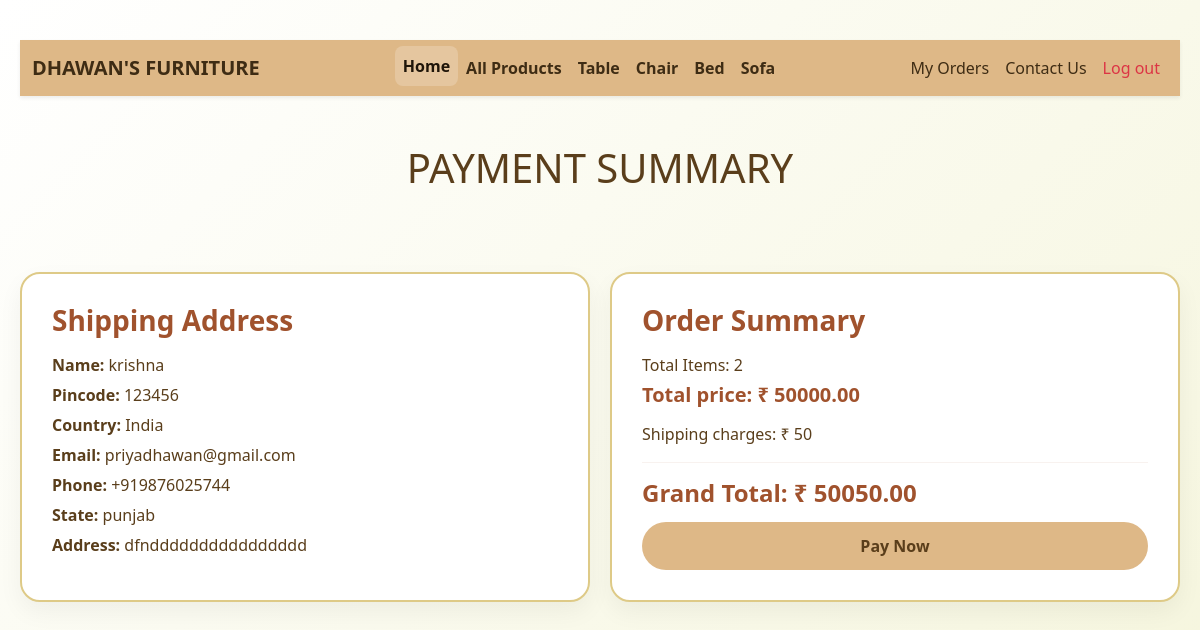
The page /check_out (signed in) on the database its author committed.
### myApp/models.py (models this page shows, shortened)
class category(models.Model):
    category=models.CharField(max_length=100,primary_key=True)

class ShippingAddress(models.Model):
    user = models.ForeignKey(userregister, on_delete=models.CASCADE)
    name = models.CharField(max_length=100)
    pincode = models.CharField(max_length=10)
    country = models.CharField(max_length=100)
    email = models.EmailField()
    phone = models.CharField(max_length=15)
    state = models.CharField(max_length=100)
    address = models.TextField()

class userregister(models.Model):
    name=models.CharField(max_length=1000)
    email=models.EmailField()
    password=models.CharField(max_length=1000)

### myApp/views.py (the view)
# urls.py: path('check_out', views.check_out,name='checkout'),
def check_out(request):
    user_data=userregister.objects.get(email=request.session['email'])
    user=user_data
    cat=category.objects.all()
    all_data=cart.objects.filter(user=user)
    total=0
    for i in all_data:
        total=total+(i.product.price* i.quantity)
    print(total)
    shipping_charges=50
    grandtotal=total+shipping_charges
    x=ShippingAddress.objects.filter(user=user_data).last()
    return render(request,'checkout.html',{'cart_data':all_data, 'grandtotal':grandtotal,'tot':total,'add':x,'cat':cat})

### templates/checkout.html (shortened to what this page needs)
{% include 'navbar.html' %}
<!DOCTYPE html>
<html lang="en">
<head>
  <link href="https://cdn.jsdelivr.net/npm/bootstrap@5.3.0/dist/css/bootstrap.min.css" rel="stylesheet"/>
</head>
<body><BR><BR>
  <center><h1>PAYMENT SUMMARY</h1></center>
  <br><br><br>
  <div class="container-custom">
    <div class="left-box">
      <h3>Shipping Address</h3>
      <p><strong>Name:</strong> {{add.user.name}}</p>
      <p><strong>Pincode:</strong> {{add.pincode}}</p>
      <p><strong>Country:</strong> {{add.country}}</p>
      <p><strong>Email:</strong> {{add.email}}</p>
      <p><strong>Phone:</strong> {{add.phone}}</p>
      <p><strong>State:</strong> {{add.state}}</p>
      <p><strong>Address:</strong> {{add.address}}</p>
    </div>
    <div class="right-box">
      {% with total=0 %}
        <h3>Order Summary</h3>
        <p>Total Items: {{ cart_data|length }}</p>
        <h5>Total price: ₹ {{tot}}</h5>
        <p>Shipping charges: ₹ 50</p>
        <hr>
        <h4>Grand Total: ₹ {{grandtotal}}</h4>
        <button class="btn-pay" onclick="payNow()">Pay Now</button>
      {% endwith %}
    </div>
  </div>
</body>
</html>

### templates/navbar.html (shortened to what this page needs)
<!doctype html>
<html lang="en">
  <head>
    <link href="https://cdn.jsdelivr.net/npm/bootstrap@5.3.7/dist/css/bootstrap.min.css" rel="stylesheet">
  </head>
  <body>
    <nav class="navbar navbar-expand-lg navbar-custom shadow-sm">
      <div class="container-fluid">
        <a class="navbar-brand" href="#"><b>DHAWAN'S FURNITURE</b></a>
        <div class="collapse navbar-collapse" id="navbarSupportedContent">
          <ul class="navbar-nav me-auto ms-auto mb-2 mb-lg-0">
            <li class="nav-item">
              <a class="nav-link active" aria-current="page" href="home_page"><B>Home</B></a>
            </li>
            <li class="nav-item">
              <a class="nav-link" href="{% url 'Allproducts' %}"><b>All Products</b></a>
            </li>
            {% for i in cat %}
            <li class="nav-item">
              <a class="nav-link" href="{% url 'filterproducts' name=i.category %}"><b>{{i.category}}</b></a>
            </li>
            {% endfor %}
          </ul>
          <ul class="navbar-nav mb-2 mb-lg-0">
            <li class="nav-item">
              <a class="nav-link" href="myorder">My Orders</a>
            </li>
            <li class="nav-item">
              <a class="nav-link" href="contact_us">Contact Us</a>
            </li>
            <li class="nav-item">
              <a class="nav-link text-danger" href="{% url 'login' %}">Log out</a>
            </li>
          </ul>
        </div>
      </div>
    </nav>
  </body>
</html>

### templates/navbar.html (style rules this page uses)
body { margin: 0; font-family: 'Segoe UI', Tahoma, Geneva, Verdana, sans-serif; background-color: #f5f5dc; }
.navbar-custom { background-color: #deb887; }
.navbar-brand { font-weight: 800; font-size: 1.8rem; color: #3e2c14 !important; }
.nav-link { color: #3e2c14 !important; font-weight: bold; padding: 0.6rem 1rem; transition: 0.3s ease; border-radius: 0.5rem; }
.nav-link:hover, .nav-link.active { background-color: rgba(255, 255, 255, 0.2); color: #1f1509 !important; transform: translateY(-2px); }

### templates/checkout.html (style rules this page uses)
body { background: linear-gradient(135deg, #fff, #f5f5dc); font-family: 'Segoe UI', Tahoma, Geneva, Verdana, sans-serif; color: #5a3e1b; min-height: 100vh; padding: 40px 20px; }
.container-custom { max-width: 1200px; margin: auto; display: flex; gap: 20px; }
.left-box, .right-box { background: #ffffff; border: 2px solid #deca87; padding: 30px; border-radius: 20px; box-shadow: 0 10px 25px rgba(0, 0, 0, 0.05); transition: transform 0.3s, box-shadow 0.3s; flex: 1; }
h3, h4, h5 { margin-bottom: 15px; font-weight: bold; color: #a0522d; }
p { margin: 6px 0; font-size: 16px; }
hr { border-top: 1px solid rgba(160, 82, 45, 0.3); }
.btn-pay { background-color: #deb887; color: #5a3e1b; border: none; border-radius: 30px; padding: 12px 35px; font-size: 16px; font-weight: bold; margin-top: 15px; transition: all 0.3s; display: block; width: 100%; text-align: center; }

### rows shown on the page
category: category "Table"
category: category "Chair"
category: category "Bed"
category: category "Sofa"
ShippingAddress: user.name "krishna", pincode "123456", country "India", email "priyadhawan@gmail.com", phone "+919876025744", state "punjab", address "dfndddddddddddddddd"

### other values the page prints
{{ cart_data|length }} "2"
{{ tot }} "50000.00"
{{ grandtotal }} "50050.00"
